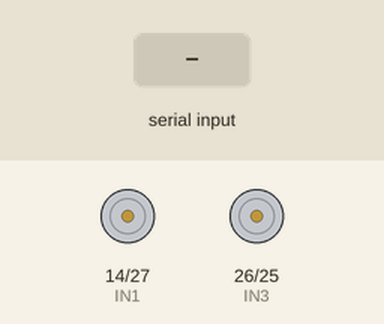
The sketch below on a simulated ESP32. Parts: motor-driver pin pairs drawn as motors (green arrow = first pin HIGH = forward, orange = second pin HIGH = backward, longer = more drive, scaled by the enable pin). The test bench sets the inputs (shaded band). Nothing arrives over Bluetooth unless stated; what the sketch prints to the serial monitor is not drawn.

Above: at 1.2 s.
1.3 s: "F\n" received over the second serial link
At 2.5 s:
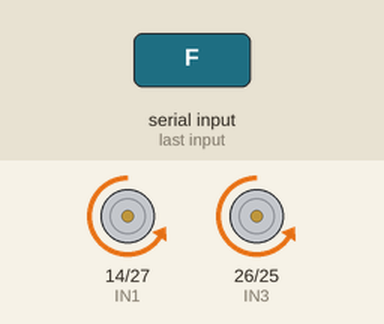
2.8 s: "B\n" received over the second serial link
At 3.8 s:
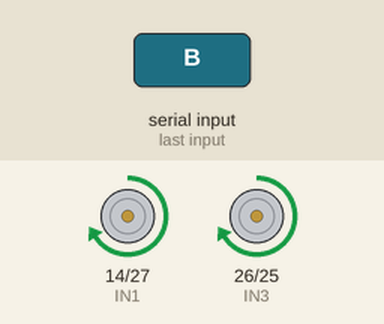
4.3 s: "L\n" received over the second serial link
At 5.0 s:
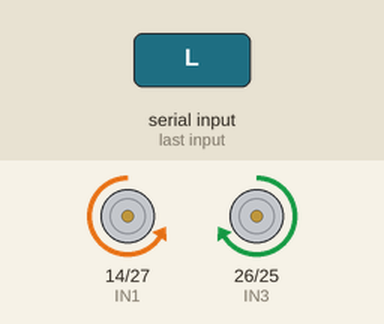
5.8 s: "R\n" received over the second serial link
At 6.1 s:
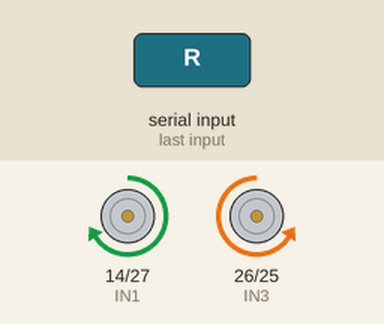
Timing chart, 0 to 8.3 s (numbered marks = the images above; inputs shaded):
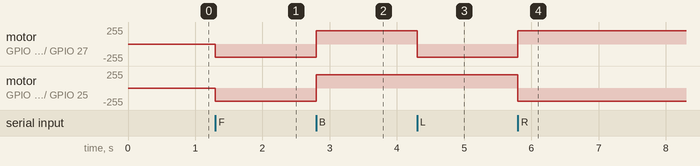

Measured:
- after the input at 1.3 s, motor on GPIO 14 (IN1) / GPIO 27 (IN2), motor on GPIO 26 (IN3) / GPIO 25 (IN4): stopped → backward 199/255 at once
- after the input at 2.8 s, motor on GPIO 14 (IN1) / GPIO 27 (IN2), motor on GPIO 26 (IN3) / GPIO 25 (IN4): backward 199/255 → forward 199/255 at once
- after the input at 4.3 s, motor on GPIO 14 (IN1) / GPIO 27 (IN2): forward 199/255 → backward 199/255 at once
- after the input at 5.8 s, motor on GPIO 14 (IN1) / GPIO 27 (IN2): backward 199/255 → forward 199/255 at once; motor on GPIO 26 (IN3) / GPIO 25 (IN4): forward 199/255 → backward 199/255 at once

The sketch:

bloototh_control.ino
```cpp
#include "BluetoothSerial.h"

BluetoothSerial SerialBT;

// Motor Pins
#define IN1 14
#define IN2 27
#define IN3 26
#define IN4 25
#define ENA 12
#define ENB 33

#define CH_A 0
#define CH_B 1

int speedA = 200; // Default speed
int speedB = 200;

void setup() {
  pinMode(IN1, OUTPUT);
  pinMode(IN2, OUTPUT);
  pinMode(IN3, OUTPUT);
  pinMode(IN4, OUTPUT);

  pinMode(ENA, OUTPUT);
  pinMode(ENB, OUTPUT);

  ledcAttachPin(ENA, CH_A);
  ledcAttachPin(ENB, CH_B);

  ledcSetup(CH_A, 10000, 8); // 10kHz, 8-bit resolution
  ledcSetup(CH_B, 10000, 8);

  Serial.begin(115200);
  SerialBT.begin("ESP32_Motor"); // Bluetooth device name
  Serial.println("Bluetooth started! Pair with 'ESP32_Motor'");
}

void loop() {
  if (SerialBT.available()) {
    String cmd = SerialBT.readStringUntil('\n');
    cmd.trim(); // Remove newline or spaces

    if (cmd == "F") {
      forward();
    } else if (cmd == "B") {
      backward();
    } else if (cmd == "L") {
      left();
    } else if (cmd == "R") {
      right();
    } else if (cmd == "S") {
      stopMotors();
    } else if (cmd.startsWith("speed:")) {
      int val = cmd.substring(6).toInt();
      speedA = constrain(val, 0, 255);
      speedB = constrain(val, 0, 255);
      SerialBT.printf("Speed set to %d\n", speedA);
    }
  }
}

// Motor functions
void forward() {
  digitalWrite(IN1, LOW);
  digitalWrite(IN2, HIGH);
  digitalWrite(IN3, LOW);
  digitalWrite(IN4, HIGH);
  ledcWrite(CH_A, speedA);
  ledcWrite(CH_B, speedB);
}

void backward() {
  digitalWrite(IN1, HIGH);
  digitalWrite(IN2, LOW);
  digitalWrite(IN3, HIGH);
  digitalWrite(IN4, LOW);
  ledcWrite(CH_A, speedA);
  ledcWrite(CH_B, speedB);
}

void left() {
  digitalWrite(IN1, LOW);
  digitalWrite(IN2, HIGH);
  digitalWrite(IN3, HIGH);
  digitalWrite(IN4, LOW);
  ledcWrite(CH_A, speedA);
  ledcWrite(CH_B, speedB);
}

void right() {
  digitalWrite(IN1, HIGH);
  digitalWrite(IN2, LOW);
  digitalWrite(IN3, LOW);
  digitalWrite(IN4, HIGH);
  ledcWrite(CH_A, speedA);
  ledcWrite(CH_B, speedB);
}

void stopMotors() {
  digitalWrite(IN1, LOW);
  digitalWrite(IN2, LOW);
  digitalWrite(IN3, LOW);
  digitalWrite(IN4, LOW);
  ledcWrite(CH_A, 0);
  ledcWrite(CH_B, 0);
}
```
